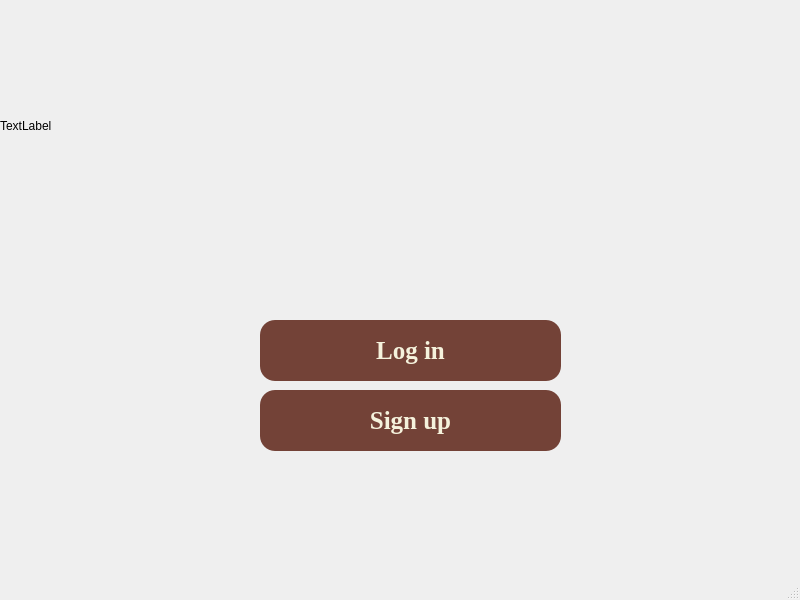
<?xml version="1.0" encoding="UTF-8"?>
<ui version="4.0">
 <class>IntermediaryScreen</class>
 <widget class="QMainWindow" name="IntermediaryScreen">
  <property name="geometry">
   <rect>
    <x>0</x>
    <y>0</y>
    <width>800</width>
    <height>600</height>
   </rect>
  </property>
  <property name="windowTitle">
   <string>MainWindow</string>
  </property>
  <widget class="QWidget" name="centralwidget">
   <widget class="QPushButton" name="login">
    <property name="geometry">
     <rect>
      <x>260</x>
      <y>320</y>
      <width>301</width>
      <height>61</height>
     </rect>
    </property>
    <property name="styleSheet">
     <string notr="true">QPushButton 
{background : rgb(115, 66, 55); color: rgb(245, 242, 220); font-size: 25px; font: Bold; font-family:Georgia; border-radius:15px
}
QPushButton:Hover
{
background-color: rgb(105,0,16);
}</string>
    </property>
    <property name="text">
     <string>Log in</string>
    </property>
   </widget>
   <widget class="QPushButton" name="signup">
    <property name="geometry">
     <rect>
      <x>260</x>
      <y>390</y>
      <width>301</width>
      <height>61</height>
     </rect>
    </property>
    <property name="styleSheet">
     <string notr="true">QPushButton 
{background : rgb(115, 66, 55); color: rgb(245, 242, 220); font-size: 25px; font: Bold; font-family:Georgia; border-radius:15px
}
QPushButton:Hover
{
background-color: rgb(105,0,16);
}</string>
    </property>
    <property name="text">
     <string>Sign up</string>
    </property>
   </widget>
   <widget class="QLabel" name="logo">
    <property name="geometry">
     <rect>
      <x>0</x>
      <y>40</y>
      <width>721</width>
      <height>171</height>
     </rect>
    </property>
    <property name="text">
     <string>TextLabel</string>
    </property>
   </widget>
  </widget>
  <widget class="QMenuBar" name="menubar">
   <property name="geometry">
    <rect>
     <x>0</x>
     <y>0</y>
     <width>800</width>
     <height>26</height>
    </rect>
   </property>
  </widget>
  <widget class="QStatusBar" name="statusbar"/>
 </widget>
 <resources/>
 <connections/>
</ui>
